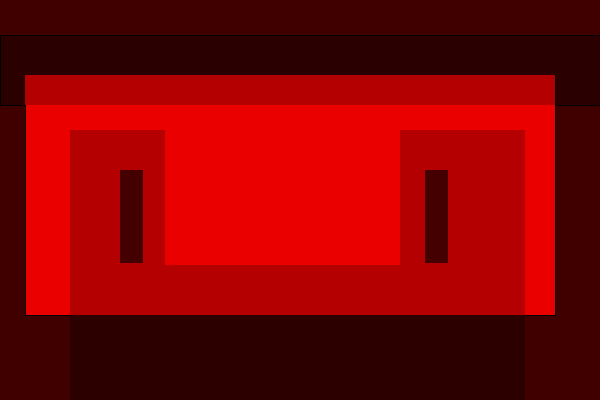
Frame 1 (no input)
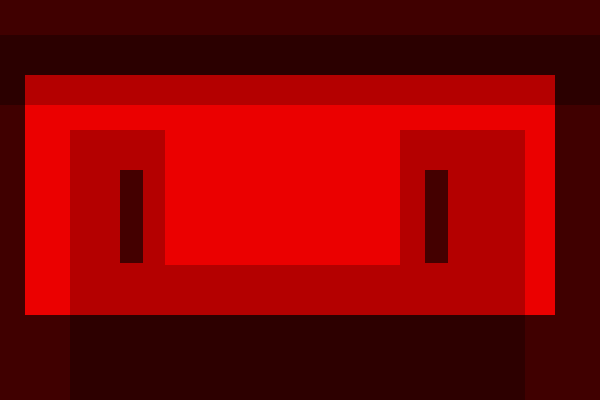
Frame 60 (the mouse pressed at the canvas centre just before this capture)
Frame 120 (the mouse held since frame 60 and released just before this capture): identical to frame 60, image omitted

The Processing sketch that drew these frames (run headless with seeded random() and noise(); from frame 60 on, the mouse is pressed at the canvas centre):

// Processing sketch: LightGreyWall_Red
// ── LightGreyWall_Red.pde
/*Rendition of "Light Grey Wall" (1958)  by Josef Albers. 
Image based on Google CUltural Institute image.Tips from 
Processing.org Resource Page*/

void setup() {
  size(600,400);
 
}
 
void draw() {
background(64, 0, 0);//dark red background

fill(43, 0, 0);//dark red
rect(0,35,600,70);

fill(235, 0, 0);//off-white
rect(25, 75, 530, 240);

noStroke();
fill(180, 0, 0);//light red
rect(25, 75, 530, 30);

noStroke();
fill(45, 0, 0);//dark red
rect(70, 315, 455, 400);

noStroke();
fill(180, 0, 0);//light red
rect(70, 130, 95, 185);

noStroke();
fill(180, 0, 0);//light red
rect(400, 130, 125, 185);

noStroke();
fill(180, 0, 0);//light red
rect(165, 265, 330, 50);

fill(68, 0, 0);//dark red
rect(120, 170, 23, 93);

fill(68, 0, 0);//dark red
rect(425, 170, 23, 93);

}
